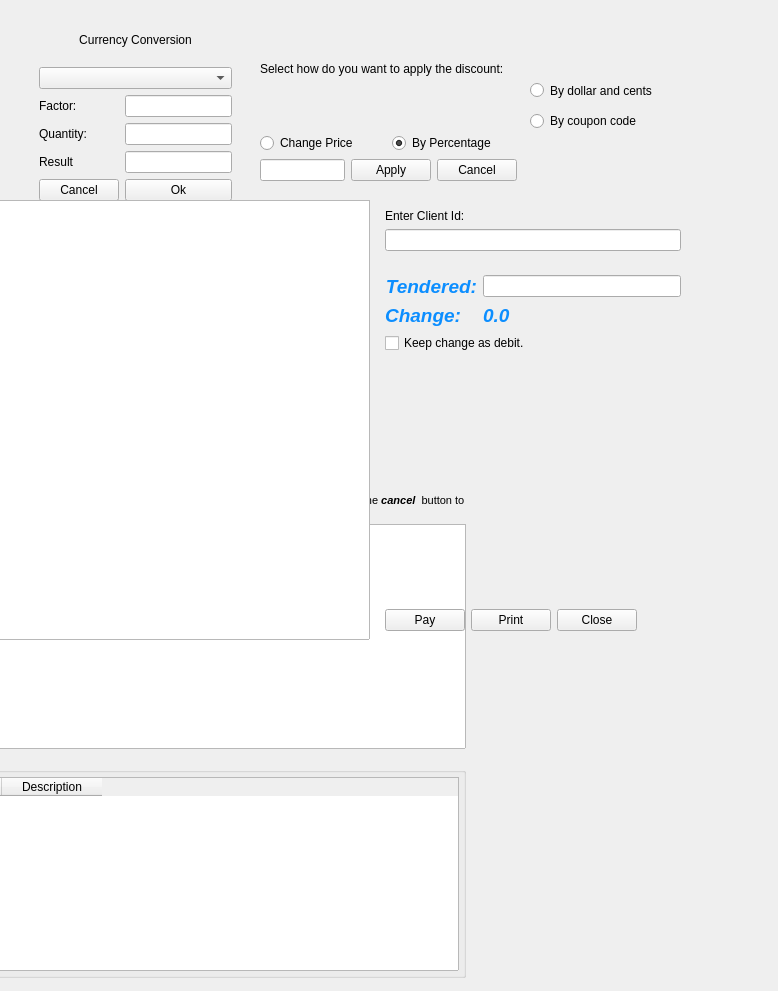
      <widget class="QWidget" name="page_Adds">
       <widget class="QFrame" name="frameCurrency">
        <property name="geometry">
         <rect>
          <x>30</x>
          <y>10</y>
          <width>211</width>
          <height>200</height>
         </rect>
        </property>
        <property name="frameShape">
         <enum>QFrame::NoFrame</enum>
        </property>
        <property name="frameShadow">
         <enum>QFrame::Raised</enum>
        </property>
        <layout class="QGridLayout" name="gridLayout_3">
         <item row="0" column="0" colspan="2">
          <widget class="QLabel" name="label_15">
           <property name="text">
            <string>Currency Conversion</string>
           </property>
           <property name="alignment">
            <set>Qt::AlignCenter</set>
           </property>
          </widget>
         </item>
         <item row="1" column="0" colspan="2">
          <widget class="QComboBox" name="comboCurrency"/>
         </item>
         <item row="2" column="0">
          <widget class="QLabel" name="label_12">
           <property name="text">
            <string>Factor:</string>
           </property>
          </widget>
         </item>
         <item row="2" column="1">
          <widget class="QLineEdit" name="editConvFactor">
           <property name="readOnly">
            <bool>true</bool>
           </property>
          </widget>
         </item>
         <item row="3" column="0">
          <widget class="QLabel" name="label_13">
           <property name="text">
            <string>Quantity:</string>
           </property>
          </widget>
         </item>
         <item row="3" column="1">
          <widget class="QLineEdit" name="editConvQty"/>
         </item>
         <item row="4" column="0">
          <widget class="QLabel" name="label_14">
           <property name="text">
            <string>Result</string>
           </property>
          </widget>
         </item>
         <item row="4" column="1">
          <widget class="QLineEdit" name="editConvResult">
           <property name="readOnly">
            <bool>true</bool>
           </property>
          </widget>
         </item>
         <item row="5" column="0">
          <widget class="QPushButton" name="btnConvCancel">
           <property name="text">
            <string>Cancel</string>
           </property>
          </widget>
         </item>
         <item row="5" column="1">
          <widget class="QPushButton" name="btnConvOk">
           <property name="text">
            <string>Ok</string>
           </property>
          </widget>
         </item>
        </layout>
       </widget>
       <widget class="QWidget" name="discountWidget" native="true">
        <property name="geometry">
         <rect>
          <x>260</x>
          <y>10</y>
          <width>257</width>
          <height>171</height>
         </rect>
        </property>
        <property name="sizePolicy">
         <sizepolicy hsizetype="MinimumExpanding" vsizetype="MinimumExpanding">
          <horstretch>0</horstretch>
          <verstretch>0</verstretch>
         </sizepolicy>
        </property>
        <layout class="QVBoxLayout" name="verticalLayout_5">
         <item>
          <widget class="QLabel" name="lbl_discounts">
           <property name="text">
            <string>Select how do you want to apply the discount:</string>
           </property>
           <property name="wordWrap">
            <bool>true</bool>
           </property>
          </widget>
         </item>
         <item>
          <layout class="QHBoxLayout" name="horizontalLayout_8">
           <item>
            <widget class="QRadioButton" name="rbPriceChange">
             <property name="text">
              <string>Change Price</string>
             </property>
            </widget>
           </item>
           <item>
            <widget class="QRadioButton" name="rbPercentage">
             <property name="text">
              <string>By Percentage</string>
             </property>
             <property name="checked">
              <bool>true</bool>
             </property>
            </widget>
           </item>
          </layout>
         </item>
         <item>
          <layout class="QHBoxLayout" name="horizontalLayout_3">
           <item>
            <widget class="MibitLineEdit" name="editDiscount"/>
           </item>
           <item>
            <widget class="QPushButton" name="btnApplyDiscount">
             <property name="text">
              <string>Apply</string>
             </property>
            </widget>
           </item>
           <item>
            <widget class="QPushButton" name="btnCancelDiscount">
             <property name="text">
              <string>Cancel</string>
             </property>
            </widget>
           </item>
          </layout>
         </item>
        </layout>
       </widget>
       <widget class="QWidget" name="resumeWidget" native="true">
        <property name="geometry">
         <rect>
          <x>-110</x>
          <y>490</y>
          <width>580</width>
          <height>492</height>
         </rect>
        </property>
        <property name="minimumSize">
         <size>
          <width>580</width>
          <height>380</height>
         </size>
        </property>
        <layout class="QVBoxLayout" name="verticalLayout_7">
         <property name="spacing">
          <number>4</number>
         </property>
         <property name="leftMargin">
          <number>4</number>
         </property>
         <property name="topMargin">
          <number>4</number>
         </property>
         <property name="rightMargin">
          <number>4</number>
         </property>
         <property name="bottomMargin">
          <number>4</number>
         </property>
         <item>
          <widget class="QLabel" name="lblTitle">
           <property name="text">
            <string>&lt;!DOCTYPE HTML PUBLIC &quot;-//W3C//DTD HTML 4.0//EN&quot; &quot;http://www.w3.org/TR/REC-html40/strict.dtd&quot;&gt;
&lt;html&gt;&lt;head&gt;&lt;meta name=&quot;qrichtext&quot; content=&quot;1&quot; /&gt;&lt;style type=&quot;text/css&quot;&gt;
p, li { white-space: pre-wrap; }
&lt;/style&gt;&lt;/head&gt;&lt;body style=&quot; font-family:'Lucida Grande'; font-size:8pt; font-weight:400; font-style:normal;&quot;&gt;
&lt;p style=&quot; margin-top:0px; margin-bottom:0px; margin-left:0px; margin-right:0px; -qt-block-indent:0; text-indent:0px;&quot;&gt;The next sales are suspended. Please &lt;span style=&quot; font-weight:600;&quot;&gt;select one to resume&lt;/span&gt; and press the &lt;span style=&quot; font-weight:600; font-style:italic;&quot;&gt;Ok&lt;/span&gt; button; or press the &lt;span style=&quot; font-weight:600; font-style:italic;&quot;&gt;cancel&lt;/span&gt;  button to &lt;span style=&quot; font-weight:600;&quot;&gt;start a new one&lt;/span&gt;.&lt;/p&gt;&lt;/body&gt;&lt;/html&gt;</string>
           </property>
           <property name="wordWrap">
            <bool>true</bool>
           </property>
          </widget>
         </item>
         <item>
          <widget class="QTableView" name="tableSuspendedSales">
           <property name="minimumSize">
            <size>
             <width>280</width>
             <height>0</height>
            </size>
           </property>
           <property name="editTriggers">
            <set>QAbstractItemView::NoEditTriggers</set>
           </property>
           <property name="selectionMode">
            <enum>QAbstractItemView::SingleSelection</enum>
           </property>
           <property name="selectionBehavior">
            <enum>QAbstractItemView::SelectRows</enum>
           </property>
           <property name="sortingEnabled">
            <bool>true</bool>
           </property>
           <property name="cornerButtonEnabled">
            <bool>false</bool>
           </property>
          </widget>
         </item>
         <item>
          <widget class="QGroupBox" name="groupBox_2">
           <property name="minimumSize">
            <size>
             <width>0</width>
             <height>100</height>
            </size>
           </property>
           <property name="title">
            <string>Contents</string>
           </property>
           <layout class="QVBoxLayout" name="verticalLayout_6">
            <property name="spacing">
             <number>4</number>
            </property>
            <property name="leftMargin">
             <number>4</number>
            </property>
            <property name="topMargin">
             <number>4</number>
            </property>
            <property name="rightMargin">
             <number>4</number>
            </property>
            <property name="bottomMargin">
             <number>4</number>
            </property>
            <item>
             <widget class="QTableWidget" name="contentTable">
              <column>
               <property name="text">
                <string>Qty</string>
               </property>
              </column>
              <column>
               <property name="text">
                <string>Description</string>
               </property>
              </column>
             </widget>
            </item>
           </layout>
          </widget>
         </item>
        </layout>
       </widget>
       <widget class="QWidget" name="creditWidget" native="true">
        <property name="geometry">
         <rect>
          <x>-10</x>
          <y>200</y>
          <width>700</width>
          <height>440</height>
         </rect>
        </property>
        <property name="sizePolicy">
         <sizepolicy hsizetype="Expanding" vsizetype="Expanding">
          <horstretch>0</horstretch>
          <verstretch>0</verstretch>
         </sizepolicy>
        </property>
        <property name="minimumSize">
         <size>
          <width>700</width>
          <height>440</height>
         </size>
        </property>
        <layout class="QGridLayout" name="gridLayout_4">
         <item row="0" column="0" rowspan="4">
          <widget class="QTextEdit" name="creditContent">
           <property name="sizePolicy">
            <sizepolicy hsizetype="Expanding" vsizetype="MinimumExpanding">
             <horstretch>0</horstretch>
             <verstretch>0</verstretch>
            </sizepolicy>
           </property>
           <property name="minimumSize">
            <size>
             <width>380</width>
             <height>0</height>
            </size>
           </property>
          </widget>
         </item>
         <item row="0" column="1">
          <widget class="QWidget" name="widget_2" native="true">
           <property name="sizePolicy">
            <sizepolicy hsizetype="MinimumExpanding" vsizetype="Preferred">
             <horstretch>0</horstretch>
             <verstretch>0</verstretch>
            </sizepolicy>
           </property>
           <layout class="QVBoxLayout" name="verticalLayout_9">
            <item>
             <widget class="QLabel" name="label_16">
              <property name="sizePolicy">
               <sizepolicy hsizetype="Maximum" vsizetype="Preferred">
                <horstretch>0</horstretch>
                <verstretch>0</verstretch>
               </sizepolicy>
              </property>
              <property name="text">
               <string>Enter Client Id:</string>
              </property>
             </widget>
            </item>
            <item>
             <widget class="QLineEdit" name="editClientIdForCredit">
              <property name="sizePolicy">
               <sizepolicy hsizetype="Expanding" vsizetype="Fixed">
                <horstretch>0</horstretch>
                <verstretch>0</verstretch>
               </sizepolicy>
              </property>
              <property name="maximumSize">
               <size>
                <width>16777215</width>
                <height>16777215</height>
               </size>
              </property>
             </widget>
            </item>
           </layout>
          </widget>
         </item>
         <item row="1" column="1">
          <widget class="QWidget" name="creditPaymentWidget" native="true">
           <property name="sizePolicy">
            <sizepolicy hsizetype="Expanding" vsizetype="Maximum">
             <horstretch>0</horstretch>
             <verstretch>0</verstretch>
            </sizepolicy>
           </property>
           <property name="minimumSize">
            <size>
             <width>0</width>
             <height>50</height>
            </size>
           </property>
           <layout class="QVBoxLayout" name="verticalLayout_8">
            <item>
             <layout class="QGridLayout" name="gridLayout_5">
              <item row="0" column="0">
               <widget class="QLabel" name="label_18">
                <property name="sizePolicy">
                 <sizepolicy hsizetype="Minimum" vsizetype="Preferred">
                  <horstretch>0</horstretch>
                  <verstretch>0</verstretch>
                 </sizepolicy>
                </property>
                <property name="text">
                 <string>&lt;!DOCTYPE HTML PUBLIC &quot;-//W3C//DTD HTML 4.0//EN&quot; &quot;http://www.w3.org/TR/REC-html40/strict.dtd&quot;&gt;
&lt;html&gt;&lt;head&gt;&lt;meta name=&quot;qrichtext&quot; content=&quot;1&quot; /&gt;&lt;style type=&quot;text/css&quot;&gt;
p, li { white-space: pre-wrap; }
&lt;/style&gt;&lt;/head&gt;&lt;body style=&quot; font-family:'Ubuntu'; font-size:11pt; font-weight:400; font-style:normal;&quot;&gt;
&lt;p style=&quot; margin-top:0px; margin-bottom:0px; margin-left:0px; margin-right:0px; -qt-block-indent:0; text-indent:0px;&quot;&gt;&lt;span style=&quot; font-size:14pt; font-weight:600; font-style:italic; color:#0c8eff;&quot;&gt;Tendered:&lt;/span&gt;&lt;/p&gt;&lt;/body&gt;&lt;/html&gt;</string>
                </property>
                <property name="alignment">
                 <set>Qt::AlignRight|Qt::AlignTrailing|Qt::AlignVCenter</set>
                </property>
               </widget>
              </item>
              <item row="0" column="1">
               <widget class="MibitLineEdit" name="editCreditTendered">
                <property name="sizePolicy">
                 <sizepolicy hsizetype="Expanding" vsizetype="Fixed">
                  <horstretch>0</horstretch>
                  <verstretch>0</verstretch>
                 </sizepolicy>
                </property>
                <property name="minimumSize">
                 <size>
                  <width>120</width>
                  <height>0</height>
                 </size>
                </property>
                <property name="maximumSize">
                 <size>
                  <width>200</width>
                  <height>16777215</height>
                 </size>
                </property>
               </widget>
              </item>
              <item row="1" column="0">
               <widget class="QLabel" name="label_19">
                <property name="sizePolicy">
                 <sizepolicy hsizetype="Maximum" vsizetype="Preferred">
                  <horstretch>0</horstretch>
                  <verstretch>0</verstretch>
                 </sizepolicy>
                </property>
                <property name="text">
                 <string>&lt;!DOCTYPE HTML PUBLIC &quot;-//W3C//DTD HTML 4.0//EN&quot; &quot;http://www.w3.org/TR/REC-html40/strict.dtd&quot;&gt;
&lt;html&gt;&lt;head&gt;&lt;meta name=&quot;qrichtext&quot; content=&quot;1&quot; /&gt;&lt;style type=&quot;text/css&quot;&gt;
p, li { white-space: pre-wrap; }
&lt;/style&gt;&lt;/head&gt;&lt;body style=&quot; font-family:'Ubuntu'; font-size:11pt; font-weight:400; font-style:normal;&quot;&gt;
&lt;p style=&quot; margin-top:0px; margin-bottom:0px; margin-left:0px; margin-right:0px; -qt-block-indent:0; text-indent:0px;&quot;&gt;&lt;span style=&quot; font-size:14pt; font-weight:600; font-style:italic; color:#0c8eff;&quot;&gt;Change:&lt;/span&gt;&lt;/p&gt;&lt;/body&gt;&lt;/html&gt;</string>
                </property>
                <property name="alignment">
                 <set>Qt::AlignRight|Qt::AlignTrailing|Qt::AlignVCenter</set>
                </property>
               </widget>
              </item>
              <item row="1" column="1">
               <widget class="QLabel" name="lblCreditChange">
                <property name="sizePolicy">
                 <sizepolicy hsizetype="Maximum" vsizetype="Preferred">
                  <horstretch>0</horstretch>
                  <verstretch>0</verstretch>
                 </sizepolicy>
                </property>
                <property name="text">
                 <string>&lt;!DOCTYPE HTML PUBLIC &quot;-//W3C//DTD HTML 4.0//EN&quot; &quot;http://www.w3.org/TR/REC-html40/strict.dtd&quot;&gt;
&lt;html&gt;&lt;head&gt;&lt;meta name=&quot;qrichtext&quot; content=&quot;1&quot; /&gt;&lt;style type=&quot;text/css&quot;&gt;
p, li { white-space: pre-wrap; }
&lt;/style&gt;&lt;/head&gt;&lt;body style=&quot; font-family:'Ubuntu'; font-size:11pt; font-weight:400; font-style:normal;&quot;&gt;
&lt;p style=&quot; margin-top:0px; margin-bottom:0px; margin-left:0px; margin-right:0px; -qt-block-indent:0; text-indent:0px;&quot;&gt;&lt;span style=&quot; font-size:14pt; font-weight:600; font-style:italic; color:#0c8eff;&quot;&gt;0.0&lt;/span&gt;&lt;/p&gt;&lt;/body&gt;&lt;/html&gt;</string>
                </property>
                <property name="textFormat">
                 <enum>Qt::RichText</enum>
                </property>
                <property name="alignment">
                 <set>Qt::AlignLeading|Qt::AlignLeft|Qt::AlignVCenter</set>
                </property>
                <property name="margin">
                 <number>0</number>
                </property>
               </widget>
              </item>
             </layout>
            </item>
            <item>
             <widget class="QCheckBox" name="chKeepDebit">
              <property name="sizePolicy">
               <sizepolicy hsizetype="Maximum" vsizetype="Fixed">
                <horstretch>0</horstretch>
                <verstretch>0</verstretch>
               </sizepolicy>
              </property>
              <property name="text">
               <string>Keep change as debit.</string>
              </property>
             </widget>
            </item>
           </layout>
          </widget>
         </item>
         <item row="3" column="1">
          <widget class="QWidget" name="widget" native="true">
           <property name="sizePolicy">
            <sizepolicy hsizetype="Maximum" vsizetype="Preferred">
             <horstretch>0</horstretch>
             <verstretch>0</verstretch>
            </sizepolicy>
           </property>
           <layout class="QHBoxLayout" name="horizontalLayout_5">
            <item>
             <widget class="QPushButton" name="btnPayCredit">
              <property name="sizePolicy">
               <sizepolicy hsizetype="Maximum" vsizetype="Fixed">
                <horstretch>0</horstretch>
                <verstretch>0</verstretch>
               </sizepolicy>
              </property>
              <property name="text">
               <string>Pay</string>
              </property>
             </widget>
            </item>
            <item>
             <widget class="QPushButton" name="btnPrintCreditReport">
              <property name="text">
               <string>Print</string>
              </property>
             </widget>
            </item>
            <item>
             <widget class="QPushButton" name="btnCancelCreditPayment">
              <property name="sizePolicy">
               <sizepolicy hsizetype="Maximum" vsizetype="Fixed">
                <horstretch>0</horstretch>
                <verstretch>0</verstretch>
               </sizepolicy>
              </property>
              <property name="text">
               <string>Close</string>
              </property>
             </widget>
            </item>
           </layout>
          </widget>
         </item>
         <item row="2" column="1">
          <spacer name="verticalSpacer_3">
           <property name="orientation">
            <enum>Qt::Vertical</enum>
           </property>
           <property name="sizeHint" stdset="0">
            <size>
             <width>20</width>
             <height>40</height>
            </size>
           </property>
          </spacer>
         </item>
        </layout>
       </widget>
       <widget class="QRadioButton" name="rbMoney">
        <property name="geometry">
         <rect>
          <x>530</x>
          <y>80</y>
          <width>239</width>
          <height>21</height>
         </rect>
        </property>
        <property name="text">
         <string>By dollar and cents</string>
        </property>
       </widget>
       <widget class="QRadioButton" name="rbCoupon">
        <property name="geometry">
         <rect>
          <x>530</x>
          <y>110</y>
          <width>239</width>
          <height>22</height>
         </rect>
        </property>
        <property name="text">
         <string>By coupon code</string>
        </property>
       </widget>
      </widget>
